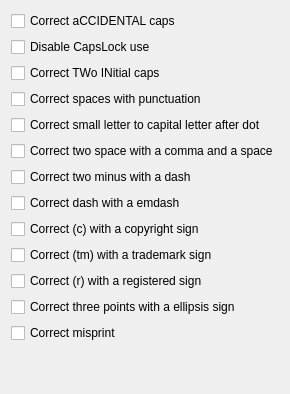
         <widget class="QWidget" name="tabTipographics">
          <attribute name="title">
           <string>Tipographics</string>
          </attribute>
          <layout class="QGridLayout" name="gridLayout_3">
           <item row="0" column="0">
            <layout class="QVBoxLayout" name="verticalLayout_3">
             <item>
              <widget class="QCheckBox" name="chkGenTipograph_CeorrectCAPS">
               <property name="text">
                <string>Correct aCCIDENTAL caps</string>
               </property>
              </widget>
             </item>
             <item>
              <widget class="QCheckBox" name="chkGenTipograph_DisableCaps">
               <property name="text">
                <string>Disable CapsLock use</string>
               </property>
              </widget>
             </item>
             <item>
              <widget class="QCheckBox" name="chkGenTipograph_CorrectTwoCaps">
               <property name="text">
                <string>Correct TWo INitial caps</string>
               </property>
              </widget>
             </item>
             <item>
              <widget class="QCheckBox" name="chkGenTipograph_CorrectSpace">
               <property name="text">
                <string>Correct spaces with punctuation</string>
               </property>
              </widget>
             </item>
             <item>
              <widget class="QCheckBox" name="chkGenTipograph_CorrectSmallLitter">
               <property name="text">
                <string>Сorrect small letter to capital letter after dot</string>
               </property>
              </widget>
             </item>
             <item>
              <widget class="QCheckBox" name="chkGenTipograph_CorrectTwoSpase">
               <property name="text">
                <string>Сorrect two space with a comma and a space</string>
               </property>
              </widget>
             </item>
             <item>
              <widget class="QCheckBox" name="chkGenTipograph_CorrectTwoMinus">
               <property name="text">
                <string>Сorrect two minus with a dash</string>
               </property>
              </widget>
             </item>
             <item>
              <widget class="QCheckBox" name="chkGenTipograph_CorrectDash">
               <property name="text">
                <string>Сorrect dash with a emdash</string>
               </property>
              </widget>
             </item>
             <item>
              <widget class="QCheckBox" name="chkGenTipograph_Correct_c_">
               <property name="text">
                <string>Сorrect (c) with a copyright sign</string>
               </property>
              </widget>
             </item>
             <item>
              <widget class="QCheckBox" name="chkGenTipograph_Correct_tm_">
               <property name="text">
                <string>Сorrect (tm) with a trademark sign</string>
               </property>
              </widget>
             </item>
             <item>
              <widget class="QCheckBox" name="chkGenTipograph_Correct_r_">
               <property name="text">
                <string>Сorrect (r) with a registered sign</string>
               </property>
              </widget>
             </item>
             <item>
              <widget class="QCheckBox" name="chkGenTipograph_Correct_Three_Point">
               <property name="text">
                <string>Сorrect three points with a ellipsis sign</string>
               </property>
              </widget>
             </item>
             <item>
              <widget class="QCheckBox" name="chkGenTipograph_Correct_Misprint">
               <property name="text">
                <string>Correct misprint</string>
               </property>
              </widget>
             </item>
            </layout>
           </item>
           <item row="1" column="0">
            <spacer name="verticalSpacer_2">
             <property name="orientation">
              <enum>Qt::Vertical</enum>
             </property>
             <property name="sizeHint" stdset="0">
              <size>
               <width>20</width>
               <height>40</height>
              </size>
             </property>
            </spacer>
           </item>
          </layout>
         </widget>
